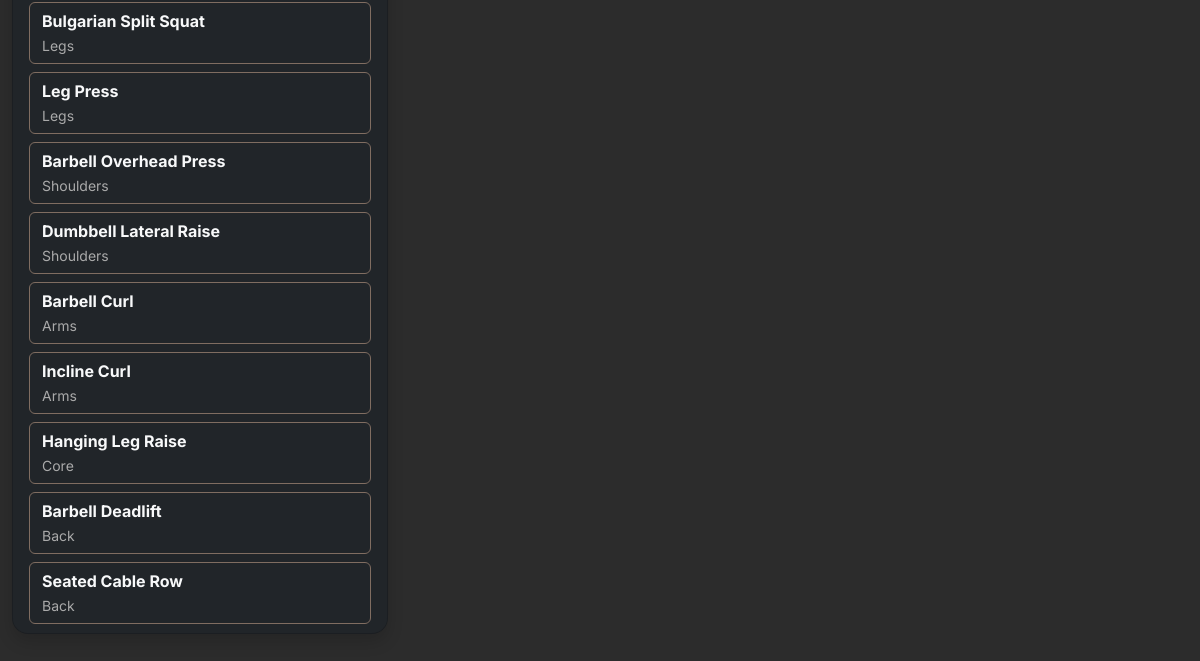
/log_workout (signed in, lower part), run on an earlier commit of the app's database.
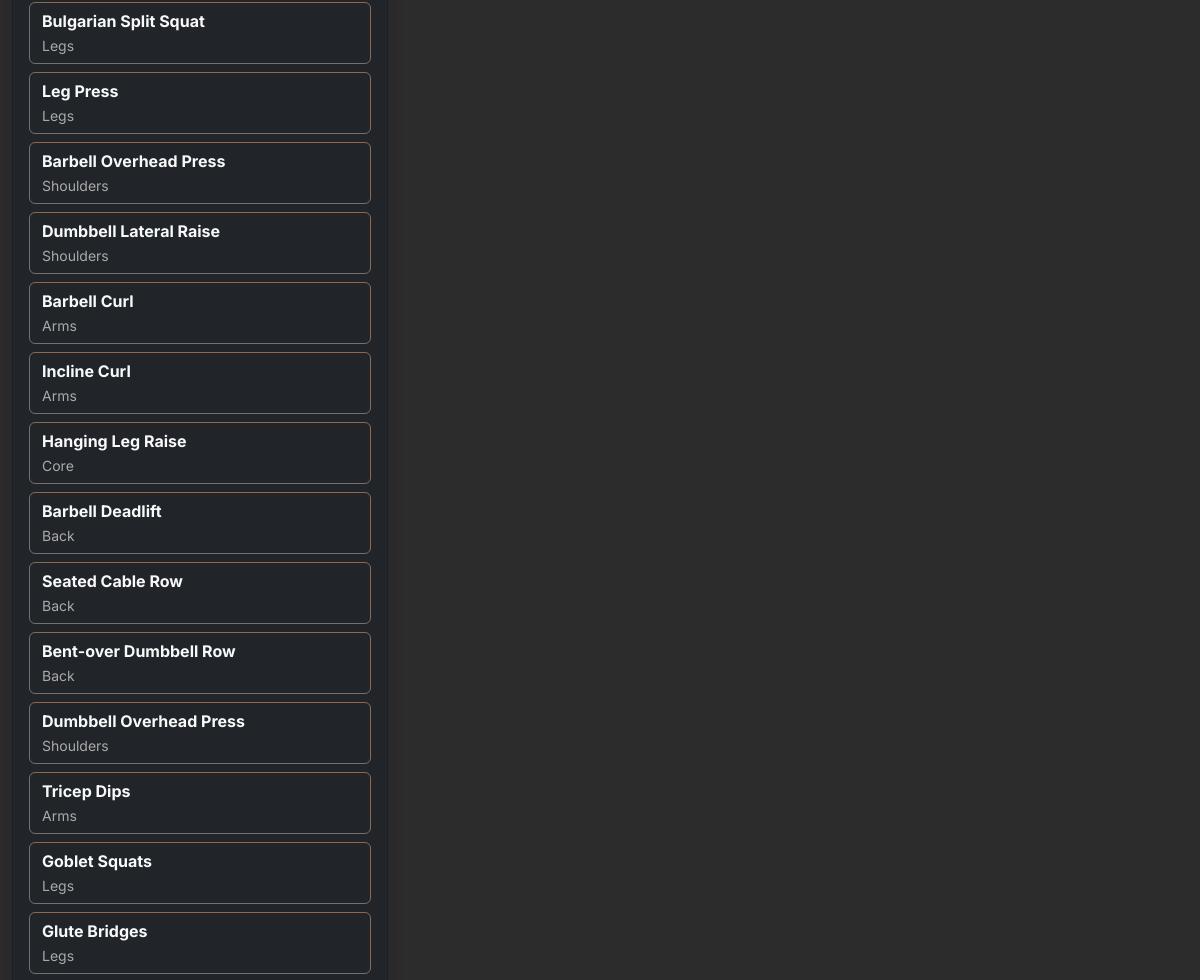
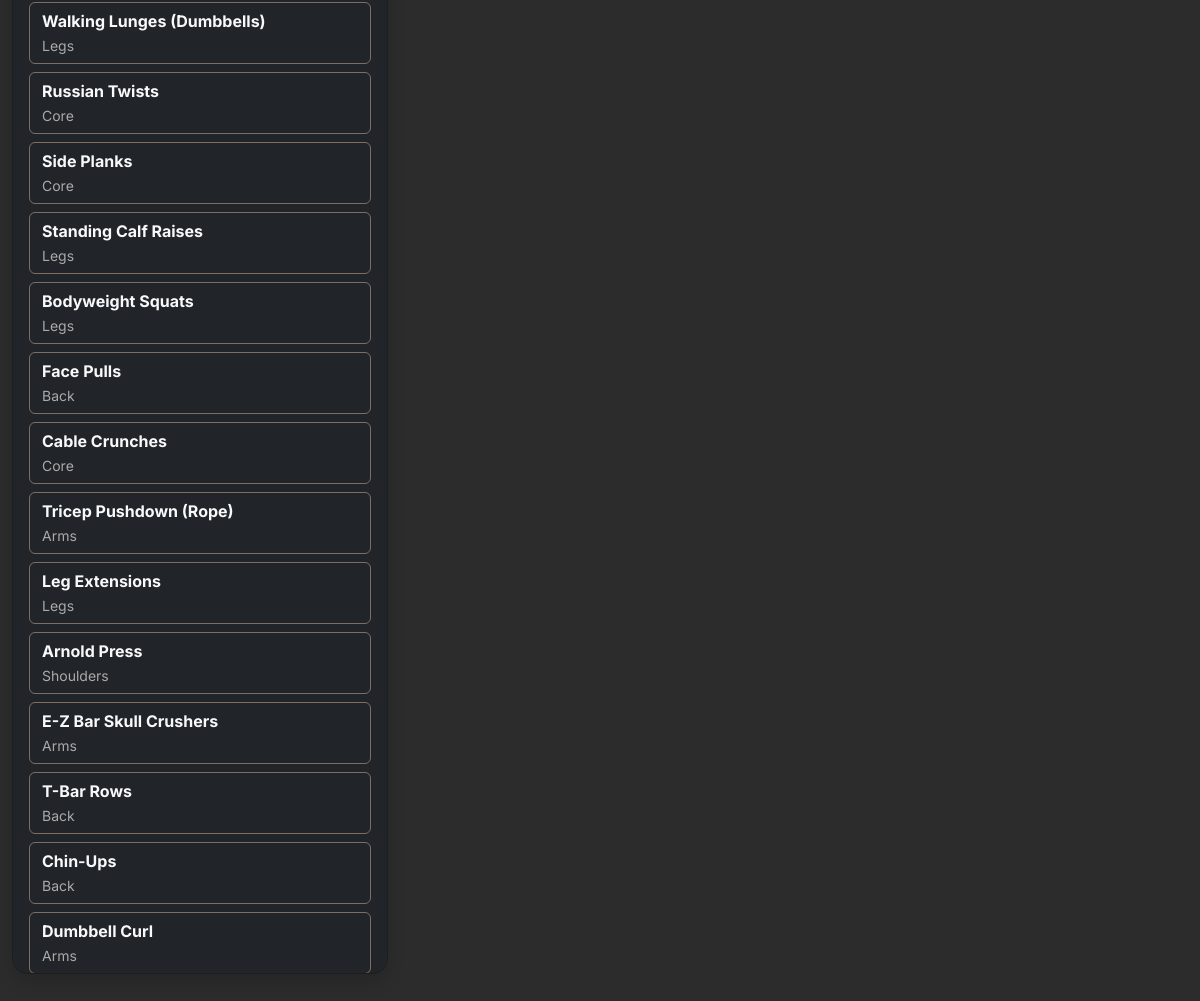
And on a later commit of the database (2 pictures, top to bottom).
### tables this page shows
CREATE TABLE "exercises" (
	"id"	INTEGER,
	"name"	TEXT NOT NULL UNIQUE,
	"muscle_group"	TEXT NOT NULL,
	"equipment"	TEXT,
	"instruction"	TEXT,
	PRIMARY KEY("id" AUTOINCREMENT)
);

### app.py (the view, shortened to what this page needs)
@app.route('/log_workout', methods=['GET', 'POST'])
def log_workout():
    if 'user' not in session:
        return redirect('/login')
    conn = sqlite3.connect('workout_tracker.db')
    c = conn.cursor()
    c.execute("SELECT name, muscle_group FROM exercises")
    exercises = c.fetchall()
    conn.close()
    return render_template('log_workout.html', exercise=exercises, current_date=datetime.now().strftime("%Y-%m-%d"))

### templates/log_workout.html (shortened to what this page needs)
{% extends "base.html" %}
{% block content %}
    <div class="container-fluid mt-4">
        <div class="row g-4">
            <div class="col-md-4">
                <div class="card bg-dark text-white rouded-4 shadow p-3" style="max-height: 80vh; overflow-y: auto">
                    <div id="exerciseList" class="d-grid gap-2">
                        {% for ex in exercise %}
                        <button class="btn btn-outline-light text-start"
                            style="font-family: 'Inter'; border-color: var(--grey);"
                            data-muscle="{{ ex[1] }}"
                            onclick="selectExercise('{{ ex[0] }}')">
                        <strong>{{ ex[0] }}</strong> <br><small class="text-muted">{{ ex[1] }}</small>
                        </button>
                    {% endfor %}
                    </div>
                </div>
            </div>
            <div class="col-md-8">
            </div>
        </div>
    </div>
{% endblock %}

What changed in the data, as far as the page shows it:
added exercises: name "Bent-over Dumbbell Row", muscle_group "Back"
added exercises: name "Dumbbell Overhead Press", muscle_group "Shoulders"
added exercises: name "Tricep Dips", muscle_group "Arms"
added exercises: name "Goblet Squats", muscle_group "Legs"
added exercises: name "Glute Bridges", muscle_group "Legs"
added exercises: name "Walking Lunges (Dumbbells)", muscle_group "Legs"
added exercises: name "Russian Twists", muscle_group "Core"
added exercises: name "Side Planks", muscle_group "Core"
added exercises: name "Standing Calf Raises", muscle_group "Legs"
added exercises: name "Bodyweight Squats", muscle_group "Legs"
added exercises: name "Face Pulls", muscle_group "Back"
added exercises: name "Cable Crunches", muscle_group "Core"
added exercises: name "Tricep Pushdown (Rope)", muscle_group "Arms"
added exercises: name "Leg Extensions", muscle_group "Legs"
added exercises: name "Arnold Press", muscle_group "Shoulders"
added exercises: name "E-Z Bar Skull Crushers", muscle_group "Arms"
added exercises: name "T-Bar Rows", muscle_group "Back"
added exercises: name "Chin-Ups", muscle_group "Back"
added exercises: name "Dumbbell Curl", muscle_group "Arms"
